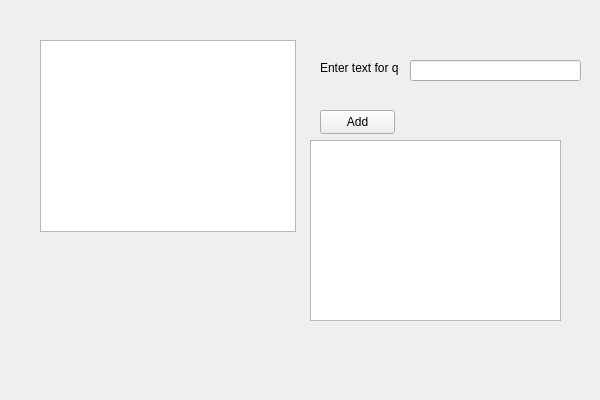
<?xml version="1.0" encoding="UTF-8"?>
<ui version="4.0">
 <class>guiClass</class>
 <widget class="QWidget" name="guiClass">
  <property name="geometry">
   <rect>
    <x>0</x>
    <y>0</y>
    <width>600</width>
    <height>400</height>
   </rect>
  </property>
  <property name="windowTitle">
   <string>gui</string>
  </property>
  <widget class="QListWidget" name="listWidget">
   <property name="geometry">
    <rect>
     <x>40</x>
     <y>40</y>
     <width>256</width>
     <height>192</height>
    </rect>
   </property>
  </widget>
  <widget class="QLabel" name="label">
   <property name="geometry">
    <rect>
     <x>320</x>
     <y>60</y>
     <width>91</width>
     <height>16</height>
    </rect>
   </property>
   <property name="text">
    <string>Enter text for q</string>
   </property>
  </widget>
  <widget class="QLineEdit" name="lineEdit">
   <property name="geometry">
    <rect>
     <x>410</x>
     <y>60</y>
     <width>171</width>
     <height>21</height>
    </rect>
   </property>
  </widget>
  <widget class="QPushButton" name="pushButton">
   <property name="geometry">
    <rect>
     <x>320</x>
     <y>110</y>
     <width>75</width>
     <height>24</height>
    </rect>
   </property>
   <property name="text">
    <string>Add</string>
   </property>
  </widget>
  <widget class="QListWidget" name="listWidget_2">
   <property name="geometry">
    <rect>
     <x>310</x>
     <y>140</y>
     <width>251</width>
     <height>181</height>
    </rect>
   </property>
  </widget>
 </widget>
 <layoutdefault spacing="6" margin="11"/>
 <resources>
  <include location="gui.qrc"/>
 </resources>
 <connections/>
</ui>
